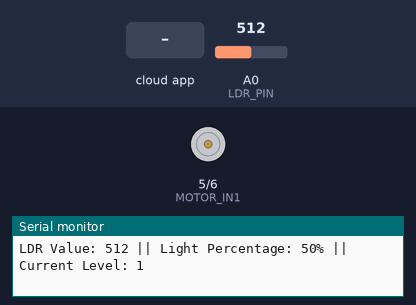
Bench run of a sketch on a simulated Arduino Uno, built with avr-gcc and run on an emulated ATmega328P. Parts: motor-driver pin pairs drawn as motors (green arrow = first pin HIGH = forward, orange = second pin HIGH = backward, longer = more drive, scaled by the enable pin), the last lines printed to the serial monitor. The test bench sets the inputs (shaded band); at power-on: A0 (LDR_PIN) = 512. The RemoteXY app is connected.

Above: at 1.2 s.
1.3 s: A0 (LDR_PIN) set to 783
At 3.4 s:
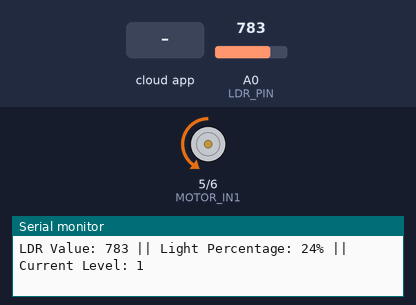
4.3 s: A0 (LDR_PIN) set to 809
At 7.0 s:
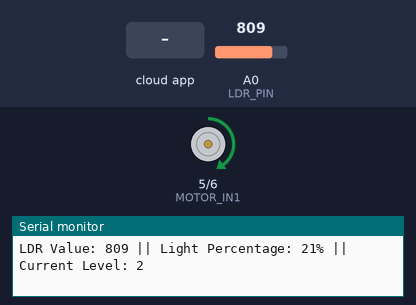
7.3 s: A0 (LDR_PIN) set to 790
10.3 s: the phone or cloud app sets sensor to 0
13.3 s: A0 (LDR_PIN) set to 810
At 17.0 s:
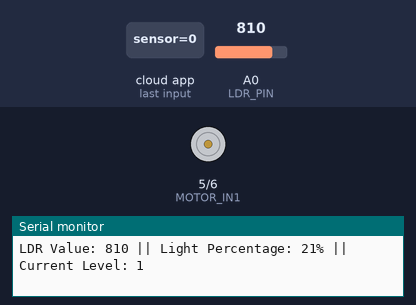
Timing chart, 0 to 17.3 s (numbered marks = the images above; inputs shaded):
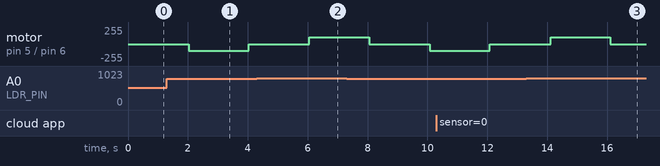

The sketch:

Smart_Curtain.ino
```cpp
//////////////////////////////////////////////
//        RemoteXY include library          //
//////////////////////////////////////////////

#define REMOTEXY_MODE__SOFTSERIAL

#include <SoftwareSerial.h>

#define REMOTEXY_SERIAL_RX 3
#define REMOTEXY_SERIAL_TX 2
#define REMOTEXY_SERIAL_SPEED 9600
#define REMOTEXY_ACCESS_PASSWORD "1234"

#include <RemoteXY.h>

#pragma pack(push, 1)
uint8_t RemoteXY_CONF[] =
  { 255,3,0,1,0,102,0,19,0,0,0,83,109,97,114,116,32,67,117,114,
  116,97,105,110,0,24,1,106,200,1,1,5,0,12,31,29,45,10,192,30,
  26,65,117,116,111,109,97,116,105,99,0,77,97,110,117,97,108,0,1,13,
  73,24,24,0,2,31,0,1,70,73,24,24,0,2,31,0,67,32,152,40,
  10,93,2,26,129,19,136,75,9,64,17,84,105,110,103,107,97,116,32,75,
  101,99,101,114,97,104,97,110,0 };

struct {
  uint8_t sensor;
  uint8_t kiri;
  uint8_t kanan;
  int8_t persen;
  uint8_t connect_flag;

} RemoteXY;
#pragma pack(pop)

//////////////////////////////////////////////
//        Definisi Pin dan Variabel         //
//////////////////////////////////////////////

// Pin Motor DC
#define MOTOR_IN1 5
#define MOTOR_IN2 6
#define MOTOR_EN 9

// Pin LDR
#define LDR_PIN A0

// Kecepatan Motor
#define MOTOR_SPEED 100

// Level dan waktu gerakan
#define LEVEL_1 800
#define LEVEL_2 500
#define LEVEL_3 0
#define TIME_LEVEL_2 2000
#define TIME_LEVEL_3 2000
#define TIME_LEVEL_4 3000

int ldrValue;
int currentLevel = 1;
unsigned long lastAdjustTime = 0;
const int adjustDelay = 2000;

bool isAutomatic = true;
int previousLevel = 1;

//////////////////////////////////////////////
//        Fungsi Setup dan Loop             //
//////////////////////////////////////////////

void setup() {
  RemoteXY_Init();
  Serial.begin(9600);

  pinMode(MOTOR_IN1, OUTPUT);
  pinMode(MOTOR_IN2, OUTPUT);
  pinMode(MOTOR_EN, OUTPUT);
  pinMode(LDR_PIN, INPUT);

  stopMotor();
}

void loop() {
  RemoteXY_Handler();
  ldrValue = analogRead(LDR_PIN);

  int lightPercentage = map(ldrValue, 0, 1023, 100, 0);

  RemoteXY.persen = lightPercentage;

  bool newAutomaticState = (RemoteXY.sensor == 0);
  if (isAutomatic != newAutomaticState) {
    if (newAutomaticState) {
      adjustCurtain(previousLevel);
      currentLevel = previousLevel;
    } else {
      previousLevel = currentLevel;
    }
    isAutomatic = newAutomaticState;
  }

  if (isAutomatic) {
    int newLevel = determineLevel(ldrValue);

    Serial.print("LDR Value: ");
    Serial.print(ldrValue);
    Serial.print(" || Light Percentage: ");
    Serial.print(lightPercentage);
    Serial.print("% || Current Level: ");
    Serial.print(currentLevel);
    Serial.println("");

    if (newLevel != currentLevel && millis() - lastAdjustTime > adjustDelay) {
      adjustCurtain(newLevel);
      currentLevel = newLevel;
      lastAdjustTime = millis();
    }
  } else {
    if (RemoteXY.kanan) {
      moveMotorLeft(5);
    }
    if (RemoteXY.kiri) {
      moveMotorRight(5);
    }
  }
}

//////////////////////////////////////////////
//        Fungsi Kontrol Motor              //
//////////////////////////////////////////////

void stopMotor() {
  digitalWrite(MOTOR_IN1, LOW);
  digitalWrite(MOTOR_IN2, LOW);
  analogWrite(MOTOR_EN, 0);
}

void moveMotorLeft(int duration) {
  digitalWrite(MOTOR_IN1, HIGH);
  digitalWrite(MOTOR_IN2, LOW);
  analogWrite(MOTOR_EN, MOTOR_SPEED);
  delay(duration);
  stopMotor();
}

void moveMotorRight(int duration) {
  digitalWrite(MOTOR_IN1, LOW);
  digitalWrite(MOTOR_IN2, HIGH);
  analogWrite(MOTOR_EN, MOTOR_SPEED);
  delay(duration);
  stopMotor();
}

//////////////////////////////////////////////
//        Fungsi Logika Kontrol             //
//////////////////////////////////////////////

int determineLevel(int ldrValue) {
  if (ldrValue >= LEVEL_1) {
    return 1;
  } else if (ldrValue >= LEVEL_2) {
    return 2;
  } else {
    return 3;
  }
}

void adjustCurtain(int newLevel) {
  if (currentLevel == 1 && newLevel == 3) {
    moveMotorRight(TIME_LEVEL_4);
  } else if (currentLevel == 3 && newLevel == 1) {
    moveMotorLeft(TIME_LEVEL_4);
  } else if (currentLevel == 1 && newLevel == 2) {
    moveMotorRight(TIME_LEVEL_2);
  } else if (currentLevel == 2 && newLevel == 3) {
    moveMotorRight(TIME_LEVEL_3);
  } else if (currentLevel == 3 && newLevel == 2) {
    moveMotorLeft(TIME_LEVEL_3);
  } else if (currentLevel == 2 && newLevel == 1) {
    moveMotorLeft(TIME_LEVEL_2);
  }
}
```

Measured:
- the behaviour switches between 799 and 800 on A0 (LDR_PIN) (found by bisection; images 1 and 2)
- after the input at 4.3 s, motor on pin 5 (MOTOR_IN1) / pin 6 (MOTOR_IN2): stopped → forward 100/255 after 1.8 s
- after the input at 13.3 s, motor on pin 5 (MOTOR_IN1) / pin 6 (MOTOR_IN2): stopped → forward 100/255 after 0.81 s, → stopped 2.0 s later
